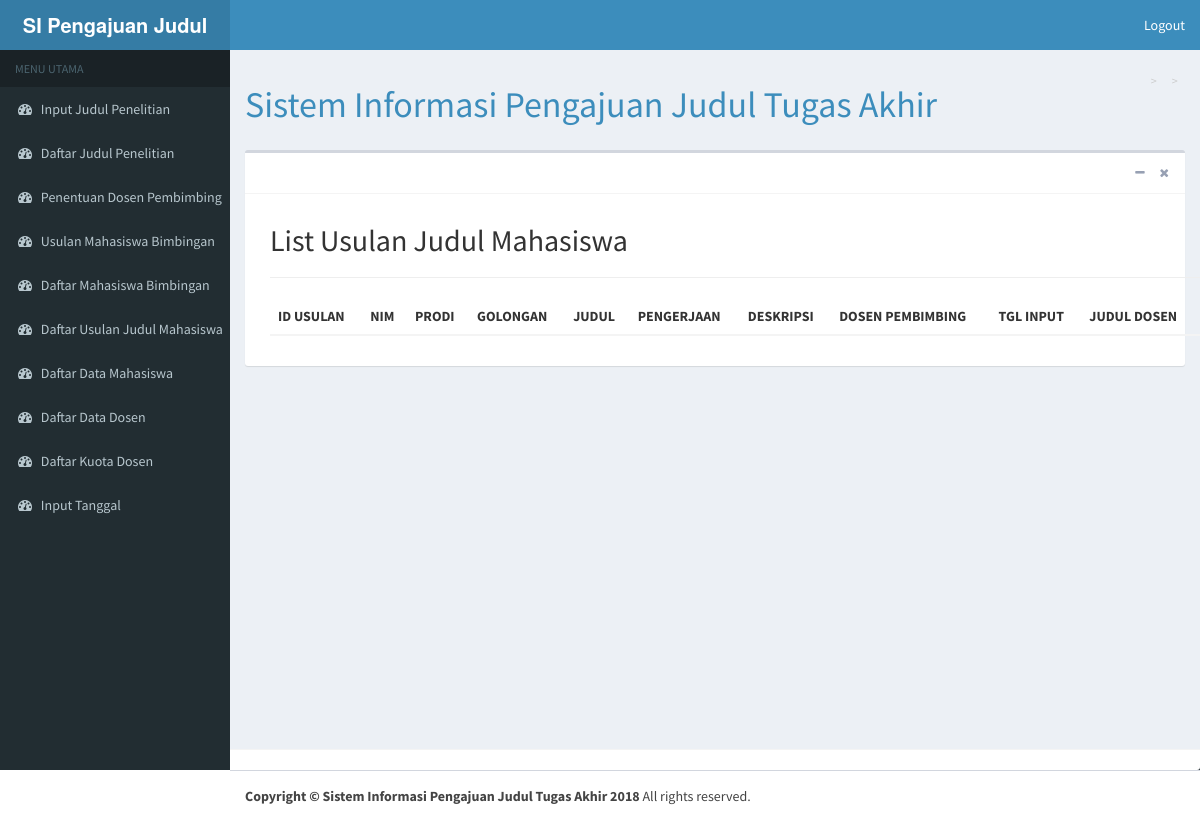
Page /kordinator/daftardpm on the earlier database version.
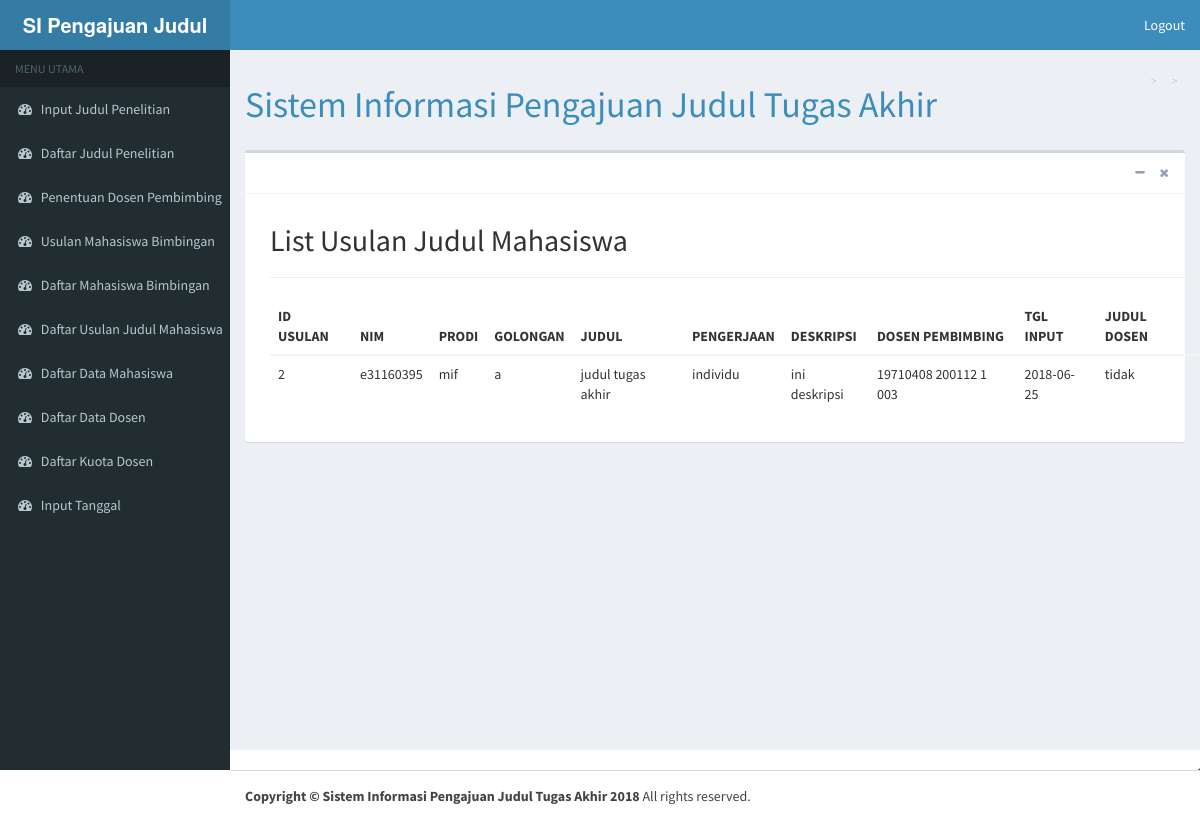
Same page on the later database version.
### tables this page shows
CREATE TABLE `usulan_ta_mhs` (
  `id_usulan` int(11) NOT NULL,
  `nim` varchar(9) NOT NULL,
  `prodi` char(3) NOT NULL,
  `golongan` varchar(1) NOT NULL,
  `judul` varchar(100) NOT NULL,
  `pengerjaan` varchar(10) NOT NULL,
  `deskripsi` text NOT NULL,
  `dosen_pembimbing` varchar(30) NOT NULL,
  `tgl_input` date NOT NULL,
  `judul_dosen` varchar(30) NOT NULL
);

### application/views/kordinator/content.php (called while the page is built, shortened)
<?php
$this->load->view('kordinator/header');
if (isset($uniqid)){
  $this->load->view('kordinator/'.$uniqid);
} else {
  show_404();
}
?>

### application/controllers/Kordinator.php (called while the page is built, shortened)
<?php
class Kordinator extends CI_Controller {
	function __construct(){
		$this->load->helper(array('url'));
		$this->load->helper('form');
		$this->load->model('Kuotadosen_model');
		$this->load->model('logindosen_model');
		$this->load->model('koor_model');
		$this->load->model('Pengajuan_Model');
	}
	public function daftardpm()
	{
		$data = array(
			'uniqid' => 'cobatampilanlistdospem',
			$this->load->model('Pengajuan_Model'),
			'inner' => $this->Pengajuan_Model->tampil_dpm(),
		);
		$this->load->view('kordinator/content',$data);
	}
}

### index.php (called while the page is built, shortened)
<?php
require_once BASEPATH.'core/CodeIgniter.php';

### application/models/Pengajuan_Model.php (called while the page is built, shortened)
<?php
class Pengajuan_Model extends CI_Model{
	function tampil_dpm(){
		$this->db->select('*');
	    $this->db->from('usulan_ta_mhs');
	    $x = $this->db->get();
	    return $x->result();
	}
}

### application/views/kordinator/cobatampilanlistdospem.php (the view, shortened to what this page needs)
  <div class="content-wrapper">
    <section class="content-header">
      <h1>
        Sistem Informasi Pengajuan Judul Tugas Akhir
      </h1>
      <ol class="breadcrumb">
        <li><a href="#"></a></li>
        <li class="active"></li>
      </ol>
    </section>
    <section class="content">
      <div class="box">
        <div class="box-header with-border">
          <div class="box-tools pull-right">
            <button type="button" class="btn btn-box-tool" data-widget="collapse" data-toggle="tooltip" title="Collapse">
              <i class="fa fa-minus"></i></button>
            <button type="button" class="btn btn-box-tool" data-widget="remove" data-toggle="tooltip" title="Remove">
              <i class="fa fa-times"></i></button>
          </div>
        </div>
        <div class="box-body">
          <div class="container">
        <div class="row">
            <div class="col-lg-10 mx-auto">
                <div class="card">
                <div class="card-header">
                        <h2>List Usulan Judul Mahasiswa</h2>
                </div>
<hr>
<table class="table">
    <thead align="center">
    <tr><th>ID USULAN</th>
        <th>NIM</th>
        <th>PRODI</th>
        <th>GOLONGAN</th>
        <th>JUDUL</th>
        <th>PENGERJAAN</th>
        <th>DESKRIPSI</th>
        <th>DOSEN PEMBIMBING
        <th>TGL INPUT</th></th>
        <th>JUDUL DOSEN</th></th>
        <th colspan="2"></th></tr>
    </thead>
    <tbody>
    <?php
    foreach ($inner as $b){
        echo "<tr>
            <td>$b->id_usulan</td>
            <td>$b->nim</td>
            <td>$b->prodi</td>
            <td>$b->golongan</td>
            <td>$b->judul</td>
            <td>$b->pengerjaan</td>
            <td>$b->deskripsi</td>
            <td>$b->dosen_pembimbing</td>
            <td>$b->tgl_input</td>
            <td>$b->judul_dosen </td>
            </tr>";
    }
    ?>
    </tbody>
</table>
</div>
</div>
</div>
</section>
        </div>
        <div class="box-footer">
        </div>
      </div>

Differences in the rows shown:
added usulan_ta_mhs: id_usulan "2", nim "e31160395", prodi "mif", golongan "a", judul "judul tugas akhir", pengerjaan "individu", deskripsi "ini deskripsi", dosen_pembimbing "19710408 200112 1 003", tgl_input "2018-06-25", judul_dosen "tidak"
